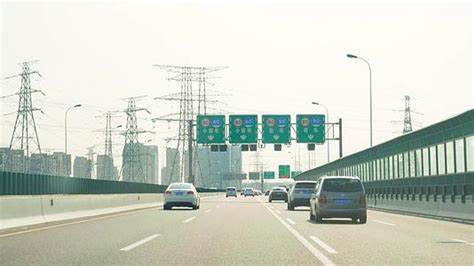
%> input picture 边缘检测_车道线检测/3.jpg, 474 x 266 px
$ octave image2.m   (GNU Octave 9; MATLAB toolbox functions it lacks are replaced by stand-ins)
%> lines starting %> are read from the running program, lines starting %| are printed output that depends on the picture; in (x1, y1, x2, y2) boxes, pixels count from 0 and x2, y2 are one past the last pixel; in counts of white or black regions, pixels touching at a corner belong together; the program's own positions count from 1
clear
clc

% 读取图像
img = imread('./3.jpg');
%> img is the input picture: size 266x474x3 uint8; mean R, G, B 202.8, 208.4, 197.3

% 转为灰度图像
gray_img = rgb2gray(img);
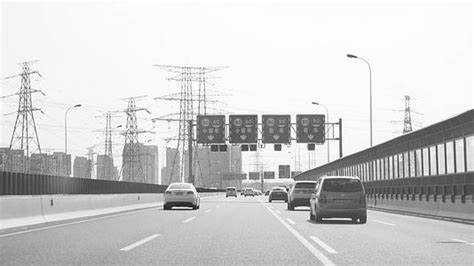
%> gray_img: size 266x474 uint8; min 20, max 255, mean 205.5

% 高斯滤波
gauss_img = imgaussfilt(gray_img, 2.5);
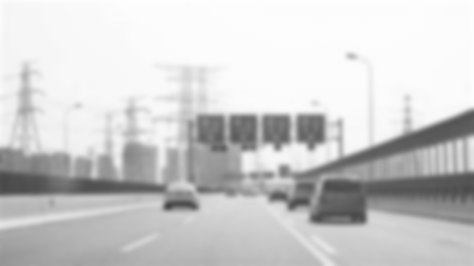
%> gauss_img: size 266x474 uint8; min 67, max 254, mean 205.5

% Sobel算子计算像素梯度
sobel_x = [-1 0 1; -2 0 2; -1 0 1];
sobel_y = [-1 -2 -1; 0 0 0; 1 2 1];
grad_x = imfilter(double(gauss_img), sobel_x);
grad_y = imfilter(double(gauss_img), sobel_y);
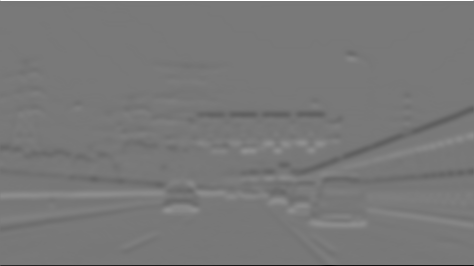
%> grad_y: size 266x474 double; min -918, max 1016, mean -1.1; drawn with min black and max white
grad_mag = sqrt(grad_x.^2 + grad_y.^2);
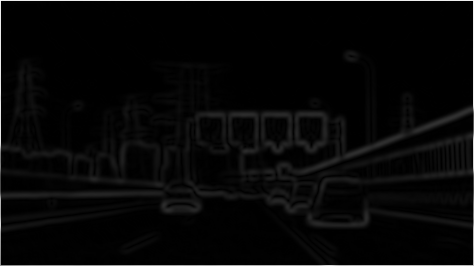
%> grad_mag: size 266x474 double; min 0, max 1076.2, mean 30.7; drawn with min black and max white
grad_dir = atan2(grad_y, grad_x);
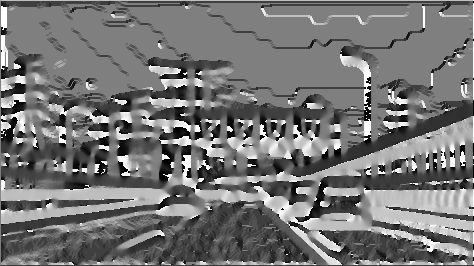
%> grad_dir: size 266x474 double; min -3.14, max 3.14, mean -0.245; drawn with min black and max white

% 非极大值抑制
nms_mag = zeros(size(grad_mag));
for i = 2:size(grad_mag, 1)-1
    for j = 2:size(grad_mag, 2)-1
        dir = grad_dir(i,j);
        mag = grad_mag(i,j);
        if (dir > -22.5 && dir <= 22.5) || (dir > 157.5 && dir <= -157.5)  % 水平方向
            if (mag >= grad_mag(i,j-1) && mag >= grad_mag(i,j+1))
                nms_mag(i,j) = mag;
            end
        elseif (dir > 112.5 && dir <= 157.5) || (dir > -67.5 && dir <= -22.5)  % 45度方向
            if (mag >= grad_mag(i-1,j-1) && mag >= grad_mag(i+1,j+1))
                nms_mag(i,j) = mag;
            end
        elseif (dir > 67.5 && dir <= 112.5) || (dir > -112.5 && dir <= -67.5)  % 垂直方向
            if (mag >= grad_mag(i-1,j) && mag >= grad_mag(i+1,j))
                nms_mag(i,j) = mag;
            end
        elseif (dir > 22.5 && dir <= 67.5) || (dir > -157.5 && dir <= -112.5)  % -45度方向
            if (mag >= grad_mag(i-1,j+1) && mag >= grad_mag(i+1,j-1))
                nms_mag(i,j) = mag;
            end
        end
    end
end
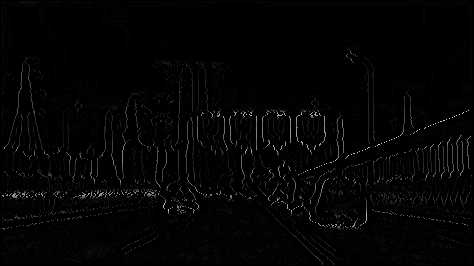
%> nms_mag: size 266x474 double; min 0, max 207.5, mean 3.8


% 阈值滞后处理
th_high = 20;
th_low = 10;
edge_img = zeros(size(nms_mag));
edge_img(nms_mag >= th_high) = 1;
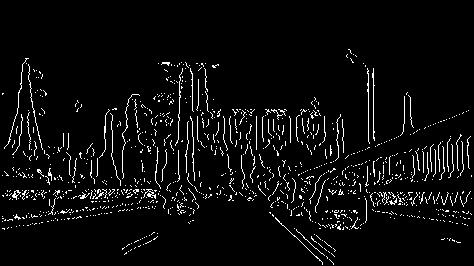
%> edge_img: size 266x474 double; values 0 (black) and 1 (white), 4.7% white in thin lines or dots, all inside (x1, y1, x2, y2) = (2, 49, 472, 265)
edge_img(nms_mag < th_low) = 0;

% 孤立弱边缘抑制
for i = 2:size(nms_mag, 1)-1
    for j = 2:size(nms_mag, 2)-1
        if (nms_mag(i,j) >= th_low && nms_mag(i,j) < th_high)
            if (any(edge_img(i-1:i+1, j-1:j+1) == 1))
                edge_img(i,j) = 1;
            end
        end
    end
end

% 使用高斯滤波强化图像，使边缘更明显
edge_img = imgaussfilt(edge_img, 0.3);
figure,imshow(edge_img);

%> (the run ends here)

$ run again, with 边缘检测_车道线检测/2.jpg copied over 边缘检测_车道线检测/3.jpg
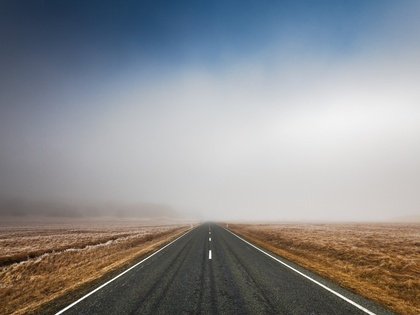
%> input picture 边缘检测_车道线检测/2.jpg, 420 x 315 px, shrunk from 1600 x 1200 before the run
%> img is the input picture: size 315x420x3 uint8; mean R, G, B 141.1, 142, 144.2
%> `grad_dir = atan2(grad_y, grad_x);`:
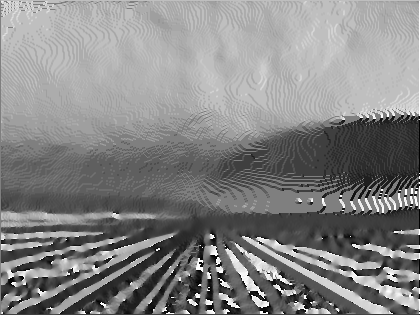
%> grad_dir: size 315x420 double; min -3.14, max 3.14, mean 0.14; drawn with min black and max white
%> `edge_img(nms_mag >= th_high) = 1;`:
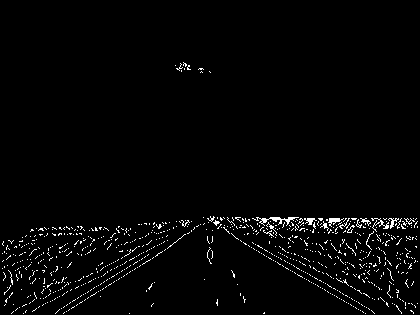
%> edge_img: size 315x420 double; values 0 (black) and 1 (white), 2.2% white in thin lines or dots, all inside (x1, y1, x2, y2) = (2, 62, 418, 314)
